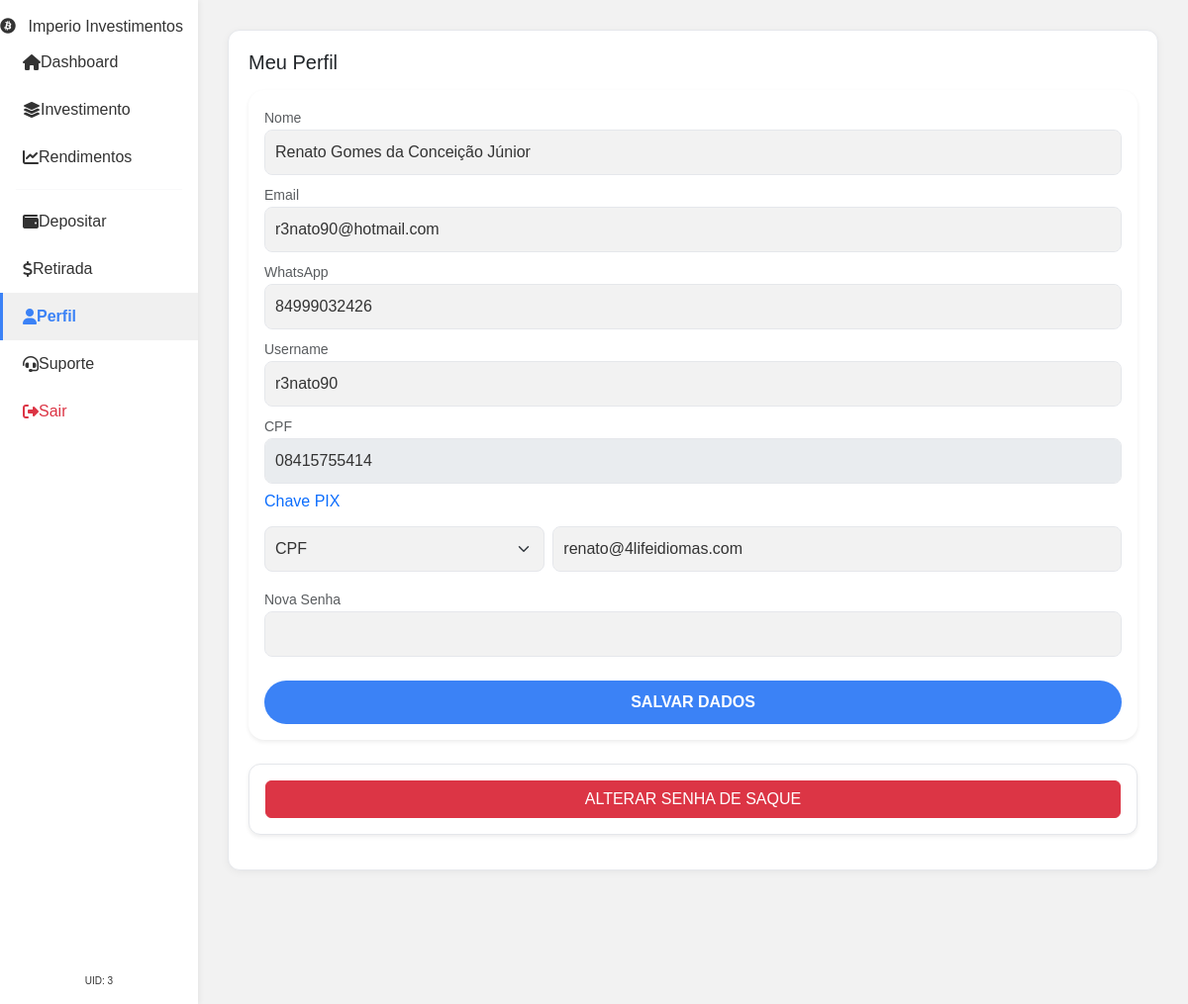
The page /dashboard.php?page=profile (signed in) on the database its author committed.
### tables this page shows
CREATE TABLE `settings` (
  `id` int(11) NOT NULL,
  `setting_key` varchar(50) NOT NULL,
  `setting_value` text DEFAULT NULL,
  `description` varchar(255) DEFAULT NULL
);

CREATE TABLE `users` (
  `id` int(11) NOT NULL,
  `name` varchar(255) NOT NULL,
  `email` varchar(255) NOT NULL,
  `password` varchar(255) NOT NULL,
  `whatsapp` varchar(20) DEFAULT NULL,
  `cpf` varchar(14) DEFAULT NULL,
  `username` varchar(50) DEFAULT NULL,
  `role` enum('admin','user') DEFAULT 'user',
  `balance` decimal(15,2) DEFAULT 0.00,
  `referrer_id` int(11) DEFAULT NULL,
  `pix_key_type` varchar(20) DEFAULT NULL,
  `pix_key` varchar(255) DEFAULT NULL,
  `created_at` timestamp NULL DEFAULT current_timestamp(),
  `withdrawal_password` varchar(255) DEFAULT NULL
);

### functions.php (called while the page is built, shortened)
<?php
function getSetting($pdo, $key, $default = null) {
    $stmt = $pdo->prepare("SELECT setting_value FROM settings WHERE setting_key = ?");
    $stmt->execute([$key]);
    $res = $stmt->fetch();
    return $res ? $res['setting_value'] : $default;
}
?>

### dashboard.php (the view, shortened to what this page needs)
<?php
require 'db.php';
require 'functions.php';
$user_id = $_SESSION['user_id'];
$role = $_SESSION['role'];
$stmt = $pdo->prepare("SELECT * FROM users WHERE id = ?");
$stmt->execute([$user_id]);
$currentUser = $stmt->fetch();
$whatsapp_number = getSetting($pdo, 'whatsapp_number');
$site_name = getSetting($pdo, 'site_name', 'Imperio Invest');
    ?>
    <?php exit;
$page = isset($_GET['page']) ? $_GET['page'] : 'home';
?>
<!DOCTYPE html>
<html lang="pt-br">
<head>
    <link href="https://cdn.jsdelivr.net/npm/bootstrap@5.3.0/dist/css/bootstrap.min.css" rel="stylesheet">
    <link rel="stylesheet" href="https://cdnjs.cloudflare.com/ajax/libs/font-awesome/6.4.0/css/all.min.css">
</head>
<body>
<?php if ($role == 'user'): ?>
    <?php
        $invs = $pdo->query("SELECT * FROM user_investments WHERE user_id = $user_id AND status = 'active'")->fetchAll();
        $total_invested = 0; $today_yield = 0; $total_yield = 0; $unclaimed_yield = 0;
        $currentHour = (int)date('H');
        $is_claim_window = $currentHour >= 19 && $currentHour <= 23;
        foreach($invs as $i) {
            $total_invested += $i['amount'];
            $plan = $pdo->query("SELECT * FROM plans WHERE id={$i['plan_id']}")->fetch();
            $today_yield += $i['amount'] * ($plan['daily_percent']/100);
            $today = date('Y-m-d');
            if (empty($i['last_claim_date']) || $i['last_claim_date'] < $today) $unclaimed_yield += $i['daily_return'];
        }
        $refLink = getenv('BASE_URL') . "?ref=" . $currentUser['username'];
        $btc_price = number_format(getSetting($pdo, 'crypto_btc_price', 65000), 2, ',', '.');
        $eth_price = number_format(getSetting($pdo, 'crypto_eth_price', 3500), 2, ',', '.');
        $bnb_price = number_format(getSetting($pdo, 'crypto_bnb_price', 600), 2, ',', '.');
    ?>
    <div class="user-desktop-wrapper d-none d-lg-flex">
        <div class="desktop-sidebar">
            <div class="sidebar-header"><i class="fab fa-bitcoin me-2"></i> <?=$site_name?></div>
            <a href="?page=home" class="desktop-nav-link <?= $page=='home'?'active':'' ?>"><i class="fas fa-home"></i> Dashboard</a>
            <a href="?page=invest" class="desktop-nav-link <?= $page=='invest'?'active':'' ?>"><i class="fas fa-layer-group"></i> Investimento</a>
            <a href="?page=active_plans" class="desktop-nav-link <?= $page=='active_plans'?'active':'' ?>"><i class="fas fa-chart-line"></i> Rendimentos</a>
            <hr class="mx-3 my-2" style="border-color: var(--card-border);">
            <a href="?page=deposit" class="desktop-nav-link <?= $page=='deposit'?'active':'' ?>"><i class="fas fa-wallet"></i> Depositar</a>
            <a href="?page=withdraw" class="desktop-nav-link <?= $page=='withdraw'?'active':'' ?>"><i class="fas fa-dollar-sign"></i> Retirada</a>
            <a href="?page=profile" class="desktop-nav-link <?= $page=='profile'?'active':'' ?>"><i class="fas fa-user"></i> Perfil</a>
            <a href="?page=support" class="desktop-nav-link <?= $page=='support'?'active':'' ?>"><i class="fas fa-headset"></i> Suporte</a>
            <a href="auth.php?logout=true" class="desktop-nav-link text-danger"><i class="fas fa-sign-out-alt"></i> Sair</a>
            <div class="position-absolute bottom-0 p-3 w-100 text-center"><div style="font-size:10px;">UID: <?=$currentUser['id']?></div></div>
        </div>
        <div class="desktop-main-content">
            <?php if($page == 'home'): ?>
                <div class="row">
                    <div class="col-lg-8 mb-4">
                        <div class="card-desktop d-flex justify-content-between align-items-center">
                            <div class="text-muted small me-3">URL de Referência</div>
                            <div class="d-flex align-items-center"><span class="me-3 small text-truncate"><?=$refLink?></span><button onclick="copyLink('<?=$refLink?>')" class="btn btn-sm btn-primary rounded-pill">Copiar</button></div>
                        </div>
                    </div>
                    <div class="col-lg-4 mb-4">
                        <div class="card-desktop d-flex justify-content-between align-items-center">
                            <div class="text-muted small me-3">UID</div><div class="d-flex align-items-center"><span class="me-3 small"><?=$currentUser['id']?></span></div>
                        </div>
                    </div>
                </div>
                <div class="row mb-4">
                    <div class="col-4">
                         <div class="card-desktop p-2 text-center"><i class="fab fa-bitcoin text-warning"></i> <span class="small">BTC R$ <?=$btc_price?></span></div>
                    </div>
                    <div class="col-4">
                         <div class="card-desktop p-2 text-center"><i class="fab fa-ethereum text-info"></i> <span class="small">ETH R$ <?=$eth_price?></span></div>
                    </div>
                     <div class="col-4">
                         <div class="card-desktop p-2 text-center"><i class="fas fa-coins text-secondary"></i> <span class="small">BNB R$ <?=$bnb_price?></span></div>
                    </div>
                </div>
                <div class="row">
                    <div class="col-lg-4 mb-4">
                        <div class="card-desktop card-dark-desktop">
                            <h5 class="text-white mb-3">Investimento</h5>
                            <p class="mb-1">Total Investido: R$ <?=number_format($total_invested, 2, ',', '.')?> <?=getNextCurrencyEmoji()?></p>
                            <p class="mb-1">Rendimento Total: R$ 0 <?=getNextCurrencyEmoji()?></p>
                            <p class="mb-3">Potencial Diário: R$ <?=number_format($today_yield, 2, ',', '.')?> <?=getNextCurrencyEmoji()?></p>
                            <a href="?page=invest" class="btn btn-sm btn-primary w-100 rounded-pill">Investir Agora</a>
                        </div>
                    </div>
                    <div class="col-lg-4 mb-4">
                         <div class="card-desktop">
                            <h5 class="text-dark mb-3">Indicações</h5>
                            <p class="mb-1 text-muted">Convide amigos e ganhe bônus!</p>
                            <button onclick="copyLink('<?=$refLink?>')" class="btn btn-sm btn-outline-secondary w-100 rounded-pill">Copiar Link</button>
                        </div>
                    </div>
                     <div class="col-lg-4 mb-4">
                         <div class="card-desktop">
                            <h5 class="text-dark mb-3">Resgate Rápido</h5>
                            <p class="mb-1 text-muted">Disponível: R$ <?=number_format($unclaimed_yield, 2, ',', '.')?></p>
                            <?php if ($unclaimed_yield > 0 && $is_claim_window): ?>
                                <a href="?page=active_plans" class="btn btn-sm btn-success w-100 rounded-pill">RESGATAR</a>
                            <?php else: ?>
                                <button class="btn btn-sm btn-secondary w-100 rounded-pill" disabled>Aguarde 19h</button>
                            <?php endif; ?>
                        </div>
                    </div>
                </div>
            <?php elseif($page == 'profile'): ?>
                <div class="card-desktop">
                    <h5 class="text-dark mb-3">Meu Perfil</h5>
                    <form method="POST" class="bg-white p-3 rounded-4 shadow-sm">
                        <div class="mb-2"><label class="text-muted small">Nome</label><input name="name" value="<?=$currentUser['name']?>" class="form-control"></div>
                        <div class="mb-2"><label class="text-muted small">Email</label><input name="email" value="<?=$currentUser['email']?>" class="form-control"></div>
                        <div class="mb-2"><label class="text-muted small">WhatsApp</label><input name="whatsapp" value="<?=$currentUser['whatsapp']?>" class="form-control"></div>
                        <div class="mb-2"><label class="text-muted small">Username</label><input name="username" value="<?=$currentUser['username']?>" class="form-control"></div>
                        <div class="mb-2"><label class="text-muted small">CPF</label><input name="cpf" value="<?=$currentUser['cpf']?>" class="form-control" readonly style="background-color: #e9ecef;"></div>
                        <h6 class="text-primary mb-3">Chave PIX</h6>
                        <div class="row g-2 mb-3">
                            <div class="col-4"><select name="pix_key_type" class="form-select"><option value="cpf">CPF</option><option value="email">Email</option></select></div>
                            <div class="col-8"><input name="pix_key" class="form-control" value="<?=$currentUser['pix_key']?>"></div>
                        </div>
                        <div class="mb-2"><label class="text-muted small">Nova Senha</label><input name="password" type="password" class="form-control"></div>
                        <button class="btn btn-primary w-100 mt-3">SALVAR DADOS</button>
                    </form>
                    <div class="card p-3 shadow-sm mt-4 text-center">
                         <button onclick="resetWithdrawalPasswordPopup('<?=$currentUser['email']?>', '<?=$whatsapp_number?>')" class="btn btn-danger w-100">ALTERAR SENHA DE SAQUE</button>
                    </div>
                </div>
            <?php endif; ?>
        </div>
    </div>
<?php endif; ?>
</body>
</html>

### rows shown on the page
settings: setting_value "Imperio Investimentos"
users: id "3", name "Renato Gomes da Conceição Júnior", email "r3nato90@hotmail.com", whatsapp "84999032426", username "r3nato90", cpf "08415755414", pix_key "renato@4lifeidiomas.com"
